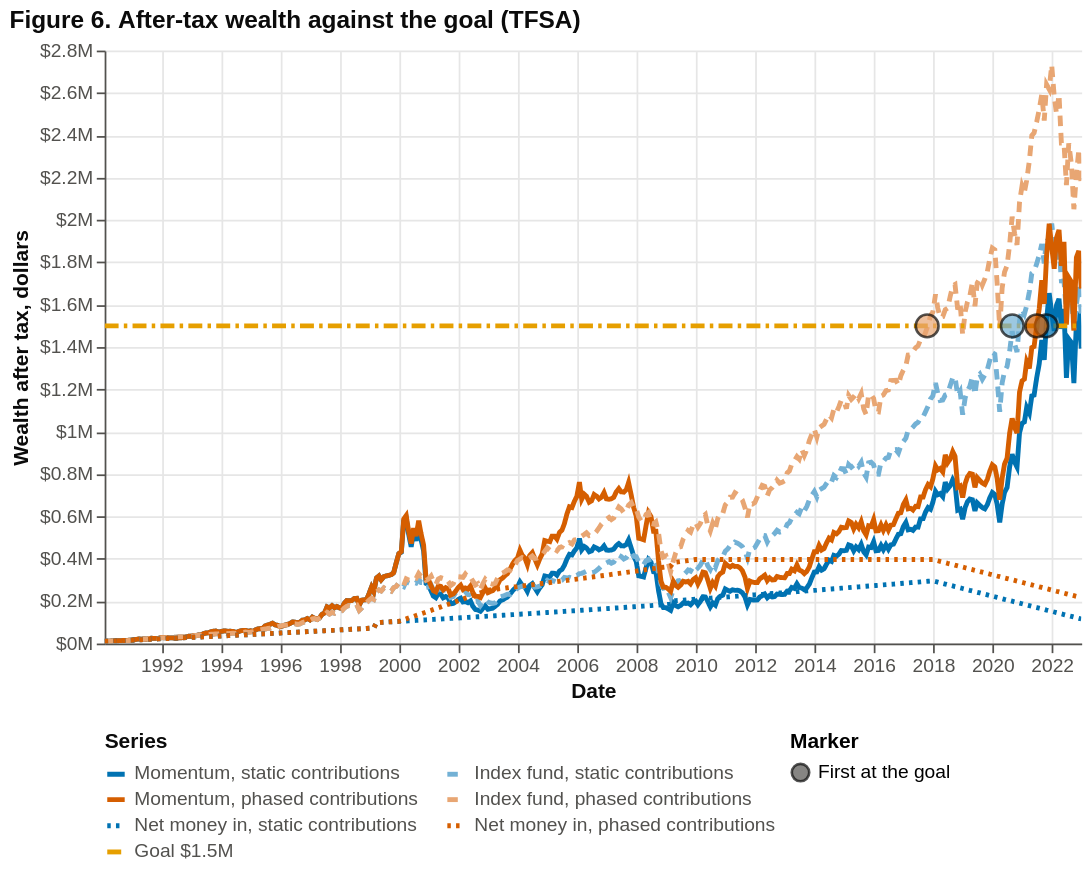

The notebook cell saved with this chart:
### Markdown cell above
**Figure 6.** TFSA wealth after tax of the four legs against the amber \$1.5 million goal, on a linear scale, with a marker where each leg first held the goal. **Colour is the contribution schedule (blue for static, vermillion for phased); a solid line is the screen, a dashed lighter line of the same colour is the index fund that received the same dollars on the same days; the dotted line is the net money put in.** **Tooltip:** hovering shows the month end, the money put in, the four legs and the screen minus the index fund for each schedule; on a goal marker, the leg, the date it first reached the goal and the years into the plan. Hover over any mark for its exact values; drag to pan and scroll to zoom (JupyterLab or VS Code; elsewhere the picture is static).

### Code cell
show(pch.compare_chart(R, SCREEN, log=False, mark_goal=True, title="Figure 6. After-tax wealth against the goal (TFSA)"))

rows = []
for a in ACCOUNTS:
    for s in SCHEDS:
        for k in ("screen", "index"):
            d = reached[s, a, k]
            rows.append({"Account": NAME[a], "Leg": LEG[s, k], "First at the goal": "never" if d is None else f"{d:%b %Y}",
                         "Years to the goal": m(s, a, WHO[k], "YearsToGoal"), "Final, after tax": FINAL[s, a, k], "Short of the goal at the end": m(s, a, WHO[k], "GoalShortfall")})
tab6 = pd.DataFrame(rows).set_index(["Account", "Leg"])
print("Table 6. The goal, after tax, for the four legs in each account (the index fund is the baseline of its schedule)")
tab6.style.format({"Years to the goal": "{:.1f}", "Final, after tax": fmoney, "Short of the goal at the end": fmoney}, na_rep="never")

### Figure 1 — Vega-Lite specification as saved in the notebook (floating-point values rounded to 4 significant figures; data arrays with more than 128 entries replaced by an {"elided": "..."} marker saying what was removed)
{"$schema": "https://vega.github.io/schema/vega-lite/v5.20.1.json", "config": {"axis": {"domainColor": "#52514e", "grid": true, "gridColor": "#E6E6E6", "labelColor": "#52514e", "labelFontSize": 11, "tickColor": "#52514e", "titleColor": "#0b0b0b", "titleFontSize": 12}, "legend": {"labelFontSize": 11, "titleFontSize": 12}, "title": {"anchor": "start", "color": "#0b0b0b", "fontSize": 14, "subtitleColor": "#52514e"}, "view": {"continuousHeight": 300, "continuousWidth": 300, "stroke": null}}, "datasets": {"data-31d6e7085dfb5b88ec2a7acebc106cca": [{"date": "2021-10-25T00:00:00", "dollars": 1500000.0, "label": "First at the goal: Momentum, static contributions", "marker": "First at the goal", "series": "Momentum, static contributions", "when": "25 Oct 2021", "years": 31.81}, {"date": "2020-09-02T00:00:00", "dollars": 1500000.0, "label": "First at the goal: Index fund, static contributions", "marker": "First at the goal", "series": "Index fund, static contributions", "when": "02 Sep 2020", "years": 30.67}, {"date": "2021-06-30T00:00:00", "dollars": 1500000.0, "label": "First at the goal: Momentum, phased contributions", "marker": "First at the goal", "series": "Momentum, phased contributions", "when": "30 Jun 2021", "years": 31.49}, {"date": "2017-10-20T00:00:00", "dollars": 1500000.0, "label": "First at the goal: Index fund, phased contributions", "marker": "First at the goal", "series": "Index fund, phased contributions", "when": "20 Oct 2017", "years": 27.8}], "data-68bb8e24f1156891774df96bd97e5478": {"elided": "396 records"}}, "height": 340, "layer": [{"data": {"name": "data-68bb8e24f1156891774df96bd97e5478"}, "encoding": {"color": {"field": "series", "legend": {"columns": 2, "labelColor": "#52514e", "labelLimit": 420, "orient": "bottom", "symbolOpacity": 1, "symbolStrokeWidth": 3, "symbolType": "stroke", "title": "Series", "titleColor": "#0b0b0b"}, "scale": {"domain": ["Momentum, static contributions", "Index fund, static contributions", "Momentum, phased contributions", "Index fund, phased contributions", "Net money in, static contributions", "Net money in, phased contributions", "Goal $1.5M"], "range": ["#0072B2", "#73B1D5", "#D55E00", "#E8A673", "#0072B2", "#D55E00", "#E69F00"]}, "sort": ["Momentum, static contributions", "Index fund, static contributions", "Momentum, phased contributions", "Index fund, phased contributions", "Net money in, static contributions", "Net money in, phased contributions", "Goal $1.5M"], "type": "nominal"}, "opacity": {"field": "series", "legend": null, "scale": {"domain": ["Momentum, static contributions", "Index fund, static contributions", "Momentum, phased contributions", "Index fund, phased contributions", "Net money in, static contributions", "Net money in, phased contributions", "Goal $1.5M"], "range": [1, 1, 1, 1, 0.8, 0.8, 1]}, "type": "nominal"}, "strokeDash": {"field": "series", "legend": {"columns": 2, "labelColor": "#52514e", "labelLimit": 420, "orient": "bottom", "symbolOpacity": 1, "symbolStrokeWidth": 3, "symbolType": "stroke", "title": "Series", "titleColor": "#0b0b0b"}, "scale": {"domain": ["Momentum, static contributions", "Index fund, static contributions", "Momentum, phased contributions", "Index fund, phased contributions", "Net money in, static contributions", "Net money in, phased contributions", "Goal $1.5M"], "range": [[1, 0], [6, 4], [1, 0], [6, 4], [2, 3], [2, 3], [8, 3, 2, 3]]}, "type": "nominal"}, "strokeWidth": {"field": "series", "legend": null, "scale": {"domain": ["Momentum, static contributions", "Index fund, static contributions", "Momentum, phased contributions", "Index fund, phased contributions", "Net money in, static contributions", "Net money in, phased contributions", "Goal $1.5M"], "range": [2.8, 2.8, 2.8, 2.8, 1.6, 1.6, 1.8]}, "type": "nominal"}, "x": {"axis": {"format": "%Y", "tickCount": 12}, "field": "date", "title": "Date", "type": "temporal"}, "y": {"axis": {"format": "$~s", "title": "Wealth after tax, dollars"}, "field": "dollars", "scale": {"zero": true}, "title": "Wealth after tax, dollars", "type": "quantitative"}}, "mark": {"type": "line"}, "name": "view_8", "transform": [{"as": ["key", "dollars"], "fold": ["static_s", "static_i", "phased_s", "phased_i", "static_c", "phased_c", "goal"]}, {"as": "series", "calculate": "{'static_s':\"Momentum, static contributions\",'static_i':\"Index fund, static contributions\",'phased_s':\"Momentum, phased contributions\",'phased_i':\"Index fund, phased contributions\",'static_c':\"Net money in, static contributions\",'phased_c':\"Net money in, phased contributions\",'goal':\"Goal $1.5M\"}[datum.key]"}]}, {"data": {"name": "data-68bb8e24f1156891774df96bd97e5478"}, "encoding": {"tooltip": [{"field": "date", "format": "%d %b %Y", "title": "Date", "type": "temporal"}, {"field": "static_c", "format": "$,.0f", "title": "Net money in, static contributions", "type": "quantitative"}, {"field": "static_s", "format": "$,.0f", "title": "Momentum, static contributions (after tax)", "type": "quantitative"}, {"field": "static_i", "format": "$,.0f", "title": "Index fund, static contributions (after tax)", "type": "quantitative"}, {"field": "static_d", "format": "$,.0f", "title": "Momentum minus index fund, static contributions", "type": "quantitative"}, {"field": "phased_c", "format": "$,.0f", "title": "Net money in, phased contributions", "type": "quantitative"}, {"field": "phased_s", "format": "$,.0f", "title": "Momentum, phased contributions (after tax)", "type": "quantitative"}, {"field": "phased_i", "format": "$,.0f", "title": "Index fund, phased contributions (after tax)", "type": "quantitative"}, {"field": "phased_d", "format": "$,.0f", "title": "Momentum minus index fund, phased contributions", "type": "quantitative"}], "x": {"field": "date", "type": "temporal"}}, "mark": {"color": "#52514e", "strokeWidth": 1.5, "type": "rule"}, "transform": [{"filter": {"empty": false, "param": "hover"}}]}, {"data": {"name": "data-68bb8e24f1156891774df96bd97e5478"}, "encoding": {"tooltip": [{"field": "date", "format": "%d %b %Y", "title": "Date", "type": "temporal"}, {"field": "static_c", "format": "$,.0f", "title": "Net money in, static contributions", "type": "quantitative"}, {"field": "static_s", "format": "$,.0f", "title": "Momentum, static contributions (after tax)", "type": "quantitative"}, {"field": "static_i", "format": "$,.0f", "title": "Index fund, static contributions (after tax)", "type": "quantitative"}, {"field": "static_d", "format": "$,.0f", "title": "Momentum minus index fund, static contributions", "type": "quantitative"}, {"field": "phased_c", "format": "$,.0f", "title": "Net money in, phased contributions", "type": "quantitative"}, {"field": "phased_s", "format": "$,.0f", "title": "Momentum, phased contributions (after tax)", "type": "quantitative"}, {"field": "phased_i", "format": "$,.0f", "title": "Index fund, phased contributions (after tax)", "type": "quantitative"}, {"field": "phased_d", "format": "$,.0f", "title": "Momentum minus index fund, phased contributions", "type": "quantitative"}], "x": {"field": "date", "type": "temporal"}, "y": {"field": "y", "type": "quantitative"}}, "mark": {"color": "#52514e", "filled": true, "opacity": 0, "size": 160, "type": "point"}, "name": "view_7"}, {"data": {"name": "data-68bb8e24f1156891774df96bd97e5478"}, "encoding": {"tooltip": [{"field": "date", "format": "%d %b %Y", "title": "Date", "type": "temporal"}, {"field": "static_c", "format": "$,.0f", "title": "Net money in, static contributions", "type": "quantitative"}, {"field": "static_s", "format": "$,.0f", "title": "Momentum, static contributions (after tax)", "type": "quantitative"}, {"field": "static_i", "format": "$,.0f", "title": "Index fund, static contributions (after tax)", "type": "quantitative"}, {"field": "static_d", "format": "$,.0f", "title": "Momentum minus index fund, static contributions", "type": "quantitative"}, {"field": "phased_c", "format": "$,.0f", "title": "Net money in, phased contributions", "type": "quantitative"}, {"field": "phased_s", "format": "$,.0f", "title": "Momentum, phased contributions (after tax)", "type": "quantitative"}, {"field": "phased_i", "format": "$,.0f", "title": "Index fund, phased contributions (after tax)", "type": "quantitative"}, {"field": "phased_d", "format": "$,.0f", "title": "Momentum minus index fund, phased contributions", "type": "quantitative"}], "x": {"field": "date", "type": "temporal"}, "y": {"field": "y", "type": "quantitative"}}, "mark": {"color": "#0b0b0b", "filled": true, "opacity": 1, "size": 60, "type": "point"}, "transform": [{"filter": {"empty": false, "param": "hover"}}]}, {"data": {"name": "data-31d6e7085dfb5b88ec2a7acebc106cca"}, "encoding": {"color": {"field": "series", "legend": null, "scale": {"domain": ["Momentum, static contributions", "Index fund, static contributions", "Momentum, phased contributions", "Index fund, phased contributions", "Net money in, static contributions", "Net money in, phased contributions", "Goal $1.5M"], "range": ["#0072B2", "#73B1D5", "#D55E00", "#E8A673", "#0072B2", "#D55E00", "#E69F00"]}, "type": "nominal"}, "shape": {"field": "marker", "legend": {"orient": "bottom", "symbolFillColor": "#52514e", "title": "Marker"}, "scale": {"domain": ["First at the goal"], "range": ["circle"]}, "type": "nominal"}, "tooltip": [{"field": "label", "title": "Marker", "type": "nominal"}, {"field": "when", "title": "First at the goal", "type": "nominal"}, {"field": "years", "format": ".1f", "title": "Years into the plan", "type": "quantitative"}, {"field": "dollars", "format": "$,.0f", "title": "Goal", "type": "quantitative"}], "x": {"field": "date", "type": "temporal"}, "y": {"field": "dollars", "scale": {"zero": true}, "type": "quantitative"}}, "mark": {"filled": true, "shape": "circle", "size": 170, "stroke": "#0b0b0b", "strokeWidth": 1.5, "type": "point"}}], "params": [{"name": "hover", "select": {"clear": "pointerout", "fields": ["date"], "nearest": true, "on": "pointerover", "type": "point"}, "views": ["view_7"]}, {"bind": "scales", "name": "param_4", "select": {"encodings": ["x"], "type": "interval"}, "views": ["view_8"]}], "resolve": {"scale": {"shape": "independent"}}, "title": "Figure 6. After-tax wealth against the goal (TFSA)", "width": 560}
